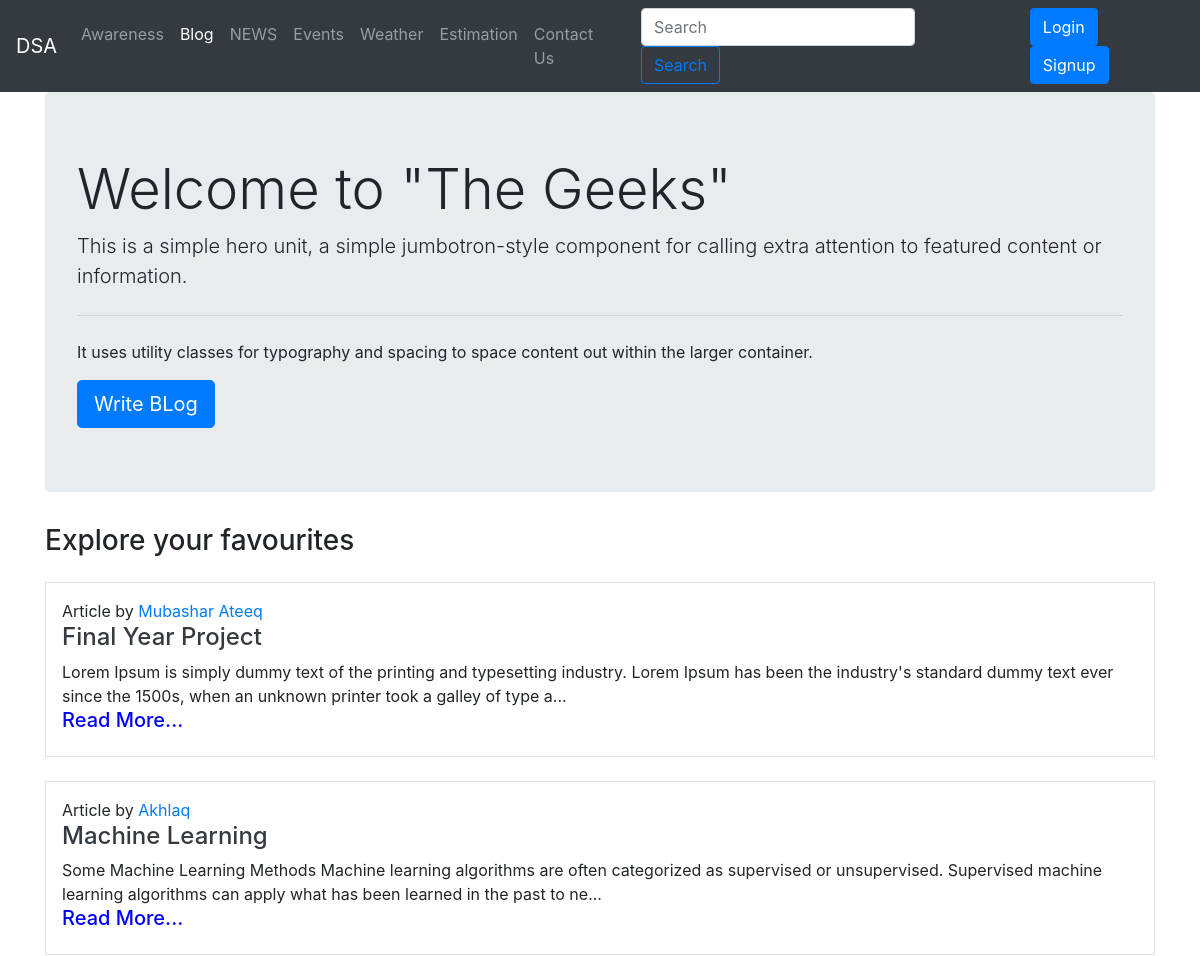
The page /bloghome/ (upper part) on the database as committed earlier.
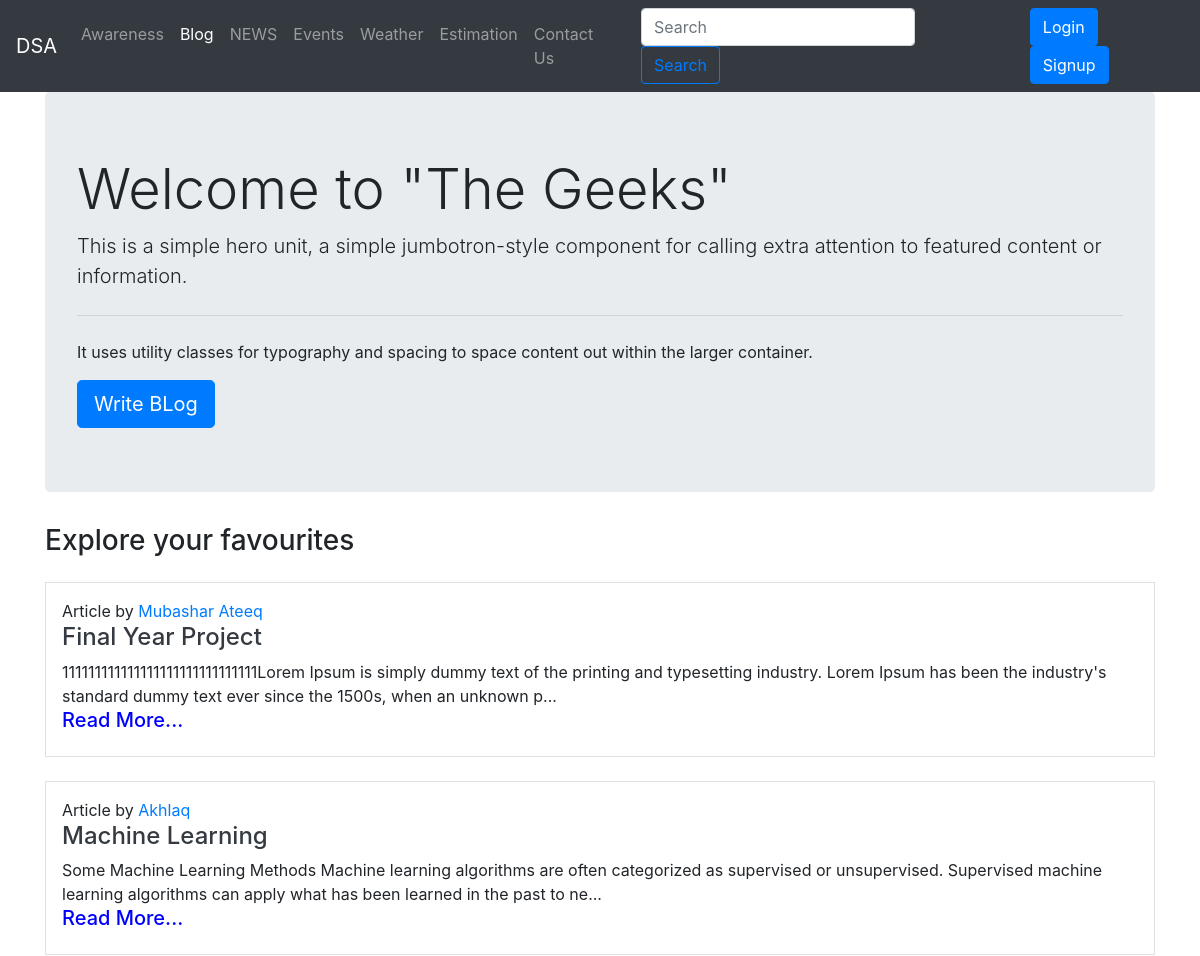
The same page on the database as committed later.
### fyp/models.py (models this page shows, shortened)
class Blog(models.Model):
    sno = models.AutoField(primary_key=True)
    title = models.CharField(max_length=200)
    content = RichTextField(null=True)
    short_desc = models.CharField(max_length=300, default="")
    slug = models.CharField(max_length=100)
    time = models.DateTimeField(auto_now_add=True)
    author = models.CharField(max_length=20, default="")

### fyp/views.py (the view)
# urls.py: path('bloghome/', views.blog, name='blog'),
def blog(request):
    no_of_posts = 5
    page = (request.GET.get('page'))
    if page is None:
        page = 1
    else:
        page = int(page)
    blogs = Blog.objects.all()
    length = len(blogs)
    blogs = blogs[(page-1)*no_of_posts: page*no_of_posts]
    if page > 1:
        prev = page-1
    else:
        prev = None
    if page < math.ceil(length/no_of_posts):
        nxt = page + 1
    else:
        nxt = None
    context = {'blogs': blogs, 'prev': prev, 'nxt': nxt}
    return render(request, 'bloghome.html', context)

### templates/bloghome.html (shortened to what this page needs)
{% extends 'base.html' %}
{% block blogactive %}active{% endblock blogactive %}
{% block search %}
<div class="ml-auto form-inline">
  <form action='/search' method='get' class=" my-2 mx-3 my-lg-0">
    <input class="form-control mr-sm-2" type="search" name="query" id="query" placeholder="Search" aria-label="Search">
    <button class="btn btn-outline-primary my-2 my-sm-0" type="submit">Search</button>
  </form>
</div>
{% endblock search %}
{% block body %}
<div class="container">
  <div class="jumbotron">
    <h1 class="display-4 ">Welcome to "The Geeks"</h1>
    <p class="lead">This is a simple hero unit, a simple jumbotron-style component for calling extra attention to
      featured content or information.</p>
    <hr class="my-4">
    <p>It uses utility classes for typography and spacing to space content out within the larger container.</p>
    <a class="btn btn-primary btn-lg" href="/blogwrite" role="button">Write BLog</a>
  </div>
  <h3 class="my-3"> Explore your favourites</h3>
  {% for blog in blogs %}
  <div class="my-4 p-3 border">
    <p class="mb-0 "> Article by <a href="#">{{blog.author}}</a></p>
    <h4 class="text-dark"> <a href="/blogpost/{{blog.slug}}" class="text-dark">{{blog.title}}</a></h4>
    <div>
      {{blog.short_desc|slice:200}}...
    </div>
    <a href="/blogpost/{{blog.slug}}" class="text-dark"><h5 style="color: blue;">Read More...</h5></a>
  </div>
  {% endfor %}
</div>
{% endblock body %}

### templates/base.html (shortened to what this page needs)
<!doctype html>
<html lang="en">
<head>
  {% load static %}
  <link rel="stylesheet" type="text/css" href="{% static '/awareness.css' %}">
  <link rel="stylesheet" type="text/javascript" href="">
  <link rel="stylesheet" href="https://cdn.jsdelivr.net/npm/bootstrap@4.5.3/dist/css/bootstrap.min.css"
>
  <link href="//maxcdn.bootstrapcdn.com/bootstrap/4.0.0/css/bootstrap.min.css" rel="stylesheet" id="bootstrap-css">
</head>
<body>
  <nav class="navbar navbar-expand-lg navbar-dark bg-dark">
    <a class="navbar-brand" href="/">DSA</a>
    <div class="collapse navbar-collapse" id="navbarSupportedContent">
      <ul class="navbar-nav mr-auto">
        <li class="nav-item {% block awarenessactive %}{% endblock awarenessactive %}">
          <a class="nav-link" href="/awareness">Awareness<span class="sr-only">(current)</span></a>
        </li>
        <li class="nav-item {% block blogactive %}{% endblock blogactive %} ">
          <a class="nav-link" href="/bloghome">Blog</a>
        </li>
        <li class="nav-item {% block newsactive %}{% endblock newsactive %}">
          <a class="nav-link" href="/news">NEWS</a>
        </li>
        <li class="nav-item {% block eventsactive %}{% endblock eventsactive %}">
          <a class="nav-link" href="/events">Events</a>
        </li>
        <li class="nav-item {% block weatheractive %}{% endblock weatheractive %}">
          <a class="nav-link" href="/weather">Weather</a>
        </li>
        <li class="nav-item {% block estimationactive %}{% endblock estimationactive %} ">
          <a class="nav-link" href="/estimation">Estimation</a>
        </li>
        <li class="nav-item {% block contactactive %}{% endblock contactactive %} ">
          <a class="nav-link" href="/contact">Contact Us</a>
        </li>
      </ul>
      {% block search %}{% endblock search %}
      <div class="ml-auto form-inline">
        {% if user.is_authenticated %}
        <ul class="navbar-nav mr-2">
          <li class="nav-item dropdown">
            <a class="nav-link dropdown-toggle" href="#" id="navbarDropdown" role="button" data-toggle="dropdown">
              Welcome {{request.user}}
            </a>
            <div class="dropdown-menu bg-dark" aria-labelledby="navbarDropdown">
              <a class="dropdown-item text-light" href="/logout/">Logout</a>
            </div>
          </li>
        </ul>
        {% else %}
        <button type="button" class="btn btn-primary my-2 ml-2 my-sm-0" data-toggle="modal" data-target="#login">
          Login
        </button>
        <button type="button" class="btn btn-primary my-2 ml-2 my-sm-0" data-toggle="modal" data-target="#Signup">
          Signup
        </button>
        {% endif %}
      </div>
    </div>
  </nav>
  {% block body %} {% endblock body %}
</body>
</html>

Rows that differ between the two databases and show on the page:
changed Blog "Final Year Project": short_desc "Lorem Ipsum is simply dummy text of the printing and typesetting industry. Lorem Ipsum has been the industry's standard dummy text ever since the 1500s, when an unknown printer took a galley of type a" → "111111111111111111111111111111Lorem Ipsum is simply dummy text of the printing and typesetting industry. Lorem Ipsum has been the industry's standard dummy text ever since the 1500s, when an unknown p"
